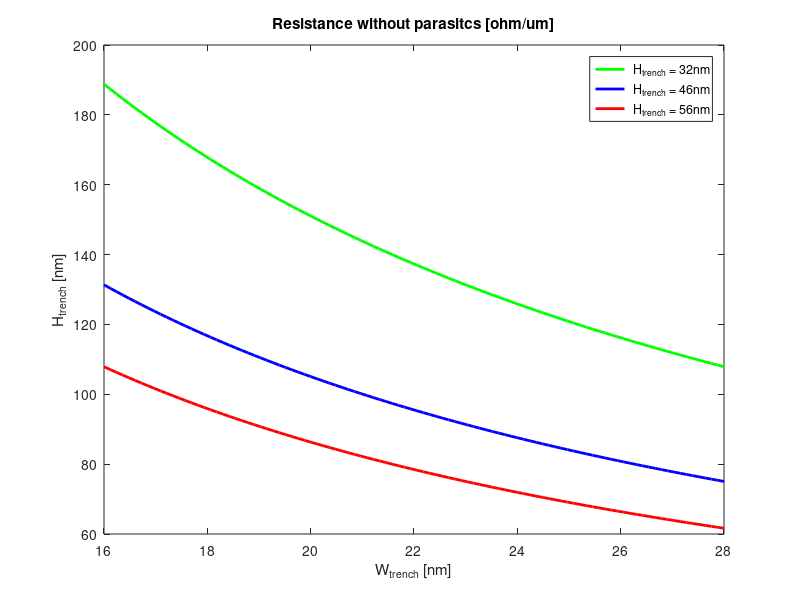
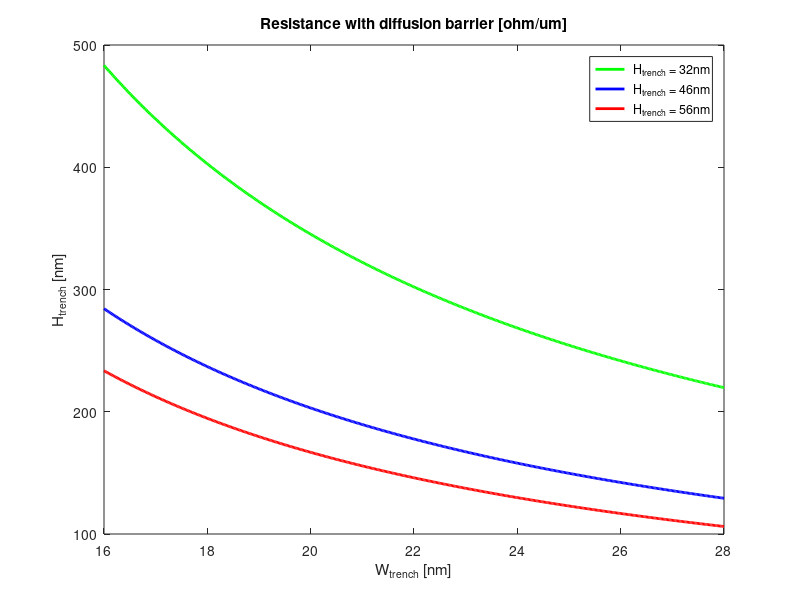

These charts were generated, in order, by the following MATLAB code:
% ECE 594 - Homework 1
% Resistance models
clf;
%//////////////////////////PARAMETERS///////////////////////////////////////////
ro  = mean([103 89 98]);                                                        % Assuming uniformly distributed resisitivity on the section
                                                                                % Got it by using the mean of experiments from Table 1.
W_trench = 6;                                                                   % Variable width for the trench interconnect
H_trench = 10;                                                                  % Variable heigth for the trench interconnect
T_w = 6;                                                                        % Thickness of horizontal diffusion barrier [nm]
T_h = 3;                                                                        % Thickness of vertical diffusion barrier [nm]
%///////////////////////////////////////////////////////////////////////////////


%//////////////////////////NO PARASITICS////////////////////////////////////////
W_trench = linspace(6, 34, 100);
H_trench = linspace(10, 90, 100);
[W_trench, H_trench] = meshgrid(W_trench, H_trench);
R = ro ./(W_trench .* H_trench);                                                % Formula for resistance
R = R .* 1e3;                                                                   % Transform in ohm/um
                                                                                % Plot the contour

W_trench = linspace(16, 28, 100);

figure(1);                                                                      % 2D plot of R(W) with three different fixed heights of trench
R = ro ./(W_trench .* 32);                                                      % Formula for resistance with Height 32nm
R = R .* 1e3;                                                                   % Transform in ohm/um
plot(W_trench, R, "linewidth", 2, "g; H_{trench} = 32nm;");
hold on;
R = ro ./(W_trench .* 46);                                                      % Formula for resistance with Height 46nm
R = R .* 1e3;                                                                   % Transform in ohm/um
plot(W_trench, R, "linewidth", 2, "b; H_{trench} = 46nm;");
hold on;
R = ro ./(W_trench .* 56);                                                      % Formula for resistance with Height 56nm
R = R .* 1e3;                                                                   % Transform in ohm/um
plot(W_trench, R, "linewidth", 2, "r; H_{trench} = 56nm;");
xlabel("W_{trench} [nm]");
ylabel("H_{trench} [nm]");
title("Resistance without parasitcs [ohm/um]");
%///////////////////////////////////////////////////////////////////////////////



%//////////////////////DIFFUSION BARRIER////////////////////////////////////////
W_trench = linspace(6, 34, 500);
H_trench = linspace(10, 90, 500);
[W_trench, H_trench] = meshgrid(W_trench, H_trench);
Ad  = T_w .* W_trench .* 2 + T_h .* (H_trench - 2.* T_w) .* 2;                  % Area of the diffusion barrier
ro_b = ro ./ (1 - Ad./(W_trench .* H_trench));                                  % Resistivity taking into account diffusion barrier
R = ro_b ./(W_trench .* H_trench);                                              % Formula for resistance
R = R .* 1e3;                                                                   % Transform in ohm/um
                                                                                % Plot the contour

W_trench = linspace(16, 28, 500);

figure(2);                                                                      % 2D plot of R(W) with three different fixed heights of trench
Ad  = T_w .* W_trench .* 2 + T_h .* (32 - 2.* T_w) .* 2;                        % Area of the diffusion barrier
ro_b = ro ./ (1 - Ad./(W_trench .* 32));                                        % Resistivity taking into account diffusion barrier
R = ro_b ./(W_trench .* 32);                                                    % Formula for resistance with Height 32nm
R = R .* 1e3;                                                                   % Transform in ohm/um
plot(W_trench, R, "linewidth", 2, "g; H_{trench} = 32nm;");


hold on;
Ad  = T_w .* W_trench .* 2 + T_h .* (46 - 2.* T_w) .* 2;                        % Area of the diffusion barrier
ro_b = ro ./ (1 - Ad./(W_trench .* 46));                                        % Resistivity taking into account diffusion barrier
R = ro_b ./(W_trench .* 46);                                                    % Formula for resistance with Height 32nm
R = R .* 1e3;                                                                   % Transform in ohm/um
plot(W_trench, R, "linewidth", 2, "b; H_{trench} = 46nm;");

hold on;
Ad  = T_w .* W_trench .* 2 + T_h .* (46 - 2.* T_w) .* 2;                        % Area of the diffusion barrier
ro_b = ro ./ (1 - Ad./(W_trench .* 46));                                        % Resistivity taking into account diffusion barrier
R = ro_b ./(W_trench .* 56);                                                    % Formula for resistance with Height 32nm
R = R .* 1e3;                                                                   % Transform in ohm/um
plot(W_trench, R, "linewidth", 2, "r; H_{trench} = 56nm;");


xlabel("W_{trench} [nm]");
ylabel("H_{trench} [nm]");
title("Resistance with diffusion barrier [ohm/um]");
%///////////////////////////////////////////////////////////////////////////////

